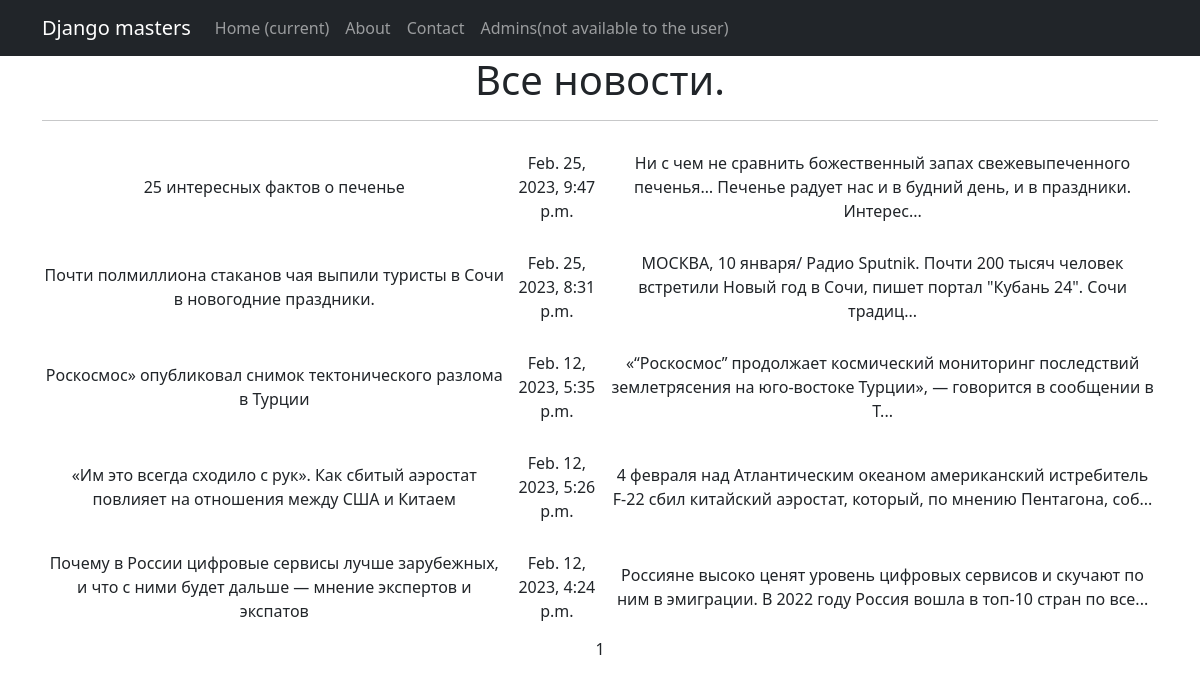
Before: /NewsPaper/ with the older database file.
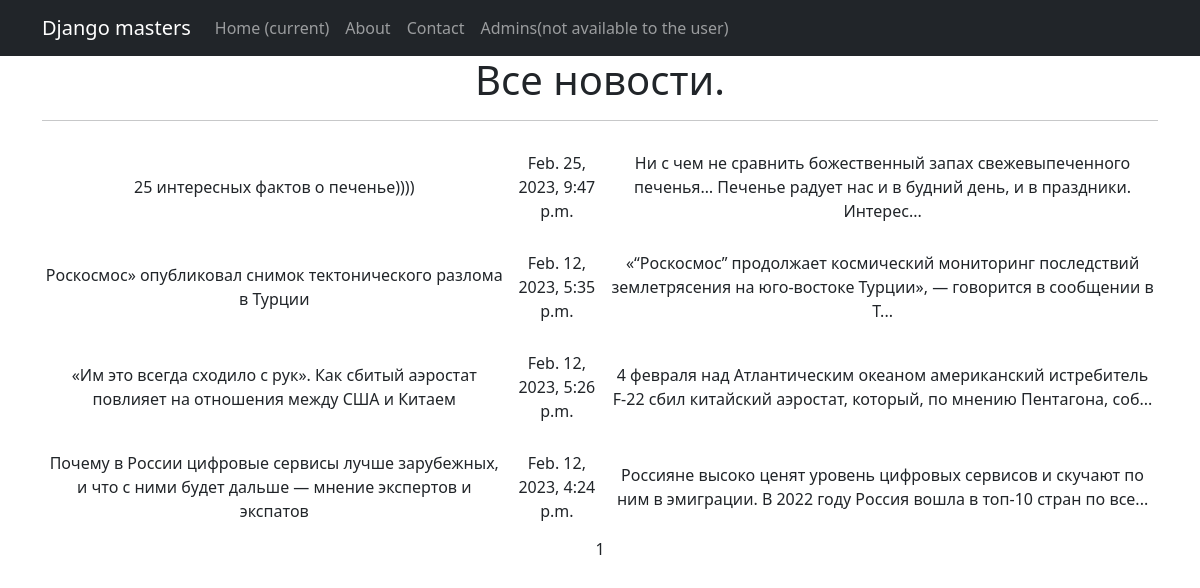
After: the same page with the newer database file.
### news/models.py (models this page shows, shortened)
class Post(models.Model):
    news = 'NE'
    article = 'AR'
    FIELD = [
        (news, 'Новость'),
        (article, 'Статья')
    ]
    article_or_news = models.CharField(max_length=2, choices=FIELD)
    data_time = models.DateTimeField(auto_now_add=True)
    name_news = models.CharField(max_length=255)
    text_news = models.TextField()
    rating_news = models.IntegerField(default=0)
    author_post = models.ForeignKey(Author, on_delete=models.CASCADE)
    post_category = models.ManyToManyField(Category, through='PostCategory')
    def preview(self):
        return self.text_news[0:124] + '...'

### news/views.py (the view)
# urls.py: path('', NewsList.as_view(), name='news_list'),
class NewsList(ListView):
    model = Post
    ordering = '-data_time'
    template_name = 'news.html'
    context_object_name = 'news'
    paginate_by = 10
    def get_queryset(self):
        queryset = super().get_queryset()
        self.filterset = NewsFilter(self.request.GET, queryset)
        return self.filterset.qs
    def get_context_data(self, **kwargs):
        context = super().get_context_data(**kwargs)
        context['filterset'] = self.filterset
        return context

### templates/news.html (shortened to what this page needs)
{% extends 'flatpages/default.html' %}
{% block content %}
<h1>Все новости.</h1>
<hr>
<table>
 {% for post in news %}
           <tr style="height: 100px;">
               <td style="height: 100px;">{{ post.name_news }}</td>
               <td style="height: 100px;">{{ post.data_time }}</td>
               <td style="height: 100px;">{{ post.preview }}</td>
           </tr>
           {% endfor %}
</table>
   {{ page_obj.number }}
{% endblock content %}

### templates/flatpages/default.html (shortened to what this page needs)
<!DOCTYPE html>
<html lang="en">
<head>
    {% load static %}
    <link href="{% static 'css/styles.css' %}" rel="stylesheet"/>
</head>
<body>
<nav class="navbar navbar-expand-lg navbar-dark bg-dark static-top">
    <div class="container">
        <a class="navbar-brand" href="#">Django masters</a>
        <div class="collapse navbar-collapse" id="navbarResponsive">
            <ul class="navbar-nav ml-auto">
                <li class="nav-item active">
                    <a class="nav-link" href="#">Home
                        <span class="sr-only">(current)</span>
                    </a>
                </li>
                <li class="nav-item">
                    <a class="nav-link" href="/about/">About</a>
                </li>
                <li class="nav-item">
                    <a class="nav-link" href="/contacts/">Contact</a>
                </li>
                <li class="nav-item">
                    <a class="nav-link" href="/admins/">Admins(not available to the user)</a>
                </li>
            </ul>
        </div>
    </div>
</nav>
    <div class="container">
        <div class="row">
            <div class="col-lg-12 text-center">
                {% block content %}{% endblock content %}
            </div>
        </div>
    </div>
</body>
</html>

Changed rows visible on the page:
removed Post: name_news "Почти полмиллиона стаканов чая выпили туристы в Сочи в новогодние праздники.", data_time "Feb. 25, 2023, 8:31 p.m.", preview "МОСКВА, 10 января/ Радио Sputnik. Почти 200 тысяч человек встретили Новый год в Сочи, пишет портал \"Кубань 24\". Сочи традиц..."
changed Post: name_news "25 интересных фактов о печенье" → "25 интересных фактов о печенье))))"
